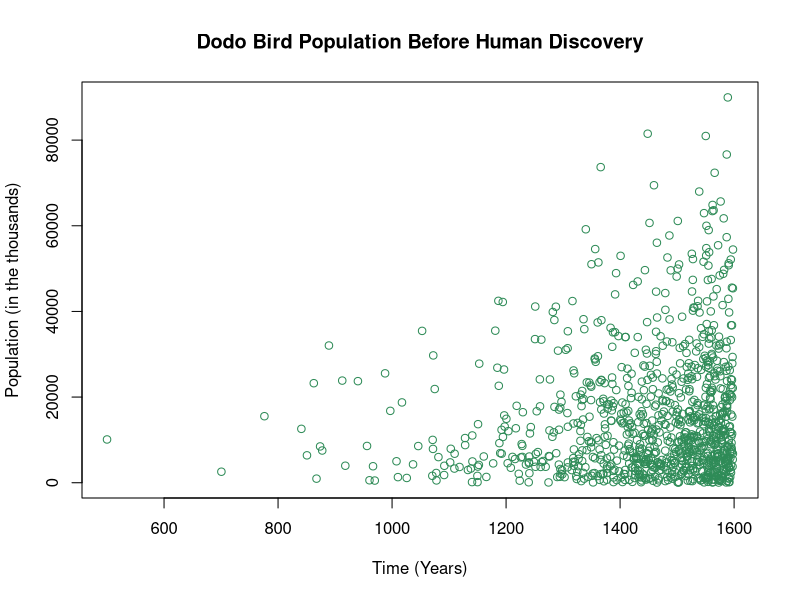
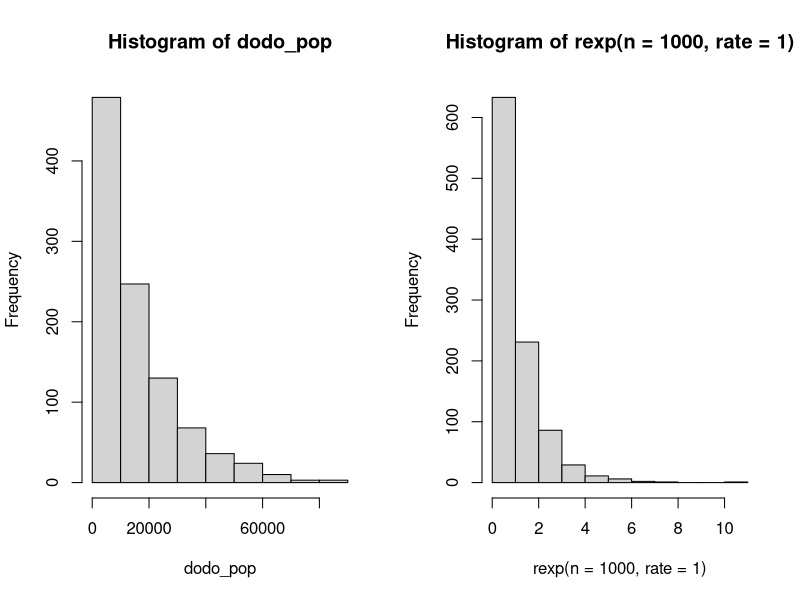

Generate these figures, in order, with R: (Note: this script raises an error after producing the figures.)
## ---- chunk 1
knitr::opts_chunk$set(echo = TRUE)
## ---- chunk 2


ran <- (range(500,1598)) #year range before Dodo bird discovery in 1598
data <- rexp(1000,0.01) 
sdata <- data[order(-data)]
timeline <- (500 - 1598) * (sdata - min(sdata)) / (max(sdata) - min(sdata)) + 1598 

detFunc <- function(x,a,b){ #defining a linear deterministic function
  return(a + b*x)
}

neg.inv.link <- function(p){ #specifying inverse link function for an exponential distribution
  return(-p ** -1)
}


dodo_pop <- rexp(n= 1000, rate = -neg.inv.link(detFunc(timeline,10,10))) #simulating response variable (dodo bird population (in thousands))

plot(dodo_pop ~ timeline, xlab = "Time (Years)", ylab = "Population (in the thousands)", 
     main = "Dodo Bird Population Before Human Discovery", col = "seagreen")

par(mfrow = c(1,2))
hist(dodo_pop)
hist(rexp(n=1000, rate = 1))

myData = data.frame("predictor"=timeline, "response"=dodo_pop)
write.csv(myData, file="dododata.csv")


## ---- chunk 3
detFunc <- function(x,a,b) {
  return(a + b*x)
}

neg.inv.link <- function(p) {
  return(-p**-1)
}

timeline <- runif(1000, 500, 1598)


a <- 1000
b <- 5

population_size <- dexp(1e3, rate = neg.inv.link(detFunc(timeline, a, b)))

myData <- data.frame("predictor" = timeline, "response" = population_size)
plot(timeline, population_size)

n.samples <- 1e3
 predictor <- runif(n.samples, 500, 1598)
 alpha <- 10
 beta <- -10
 response <- rexp(n.samples, rate = (predictor*alpha+beta))
 data <- data.frame(predictor,response)
 plot(response ~ predictor, xlab = "Time (Years)", ylab = "Population (in the thousands)", 
     main = "Rate of Dodo Bird Population Decline", col = "seagreen")
 hist(response)
 myData <- data.frame("predictor" = predictor, "response" = response)
 


## ---- chunk 4
 n.samples <- 1e3
 predictor <- runif(n.samples, 500, 1598)
 alpha <- 10
 beta <- -10
 response <- rexp(n.samples, rate = (predictor*alpha+beta))
 data <- data.frame(predictor,response)
 plot(response ~ predictor, xlab = "Time (Years)", ylab = "Population (in the thousands)", 
     main = "Rate of Dodo Bird Population Decline", col = "seagreen")
 hist(response)
 myData <- data.frame("predictor" = predictor, "response" = response)
 
 
 

 
